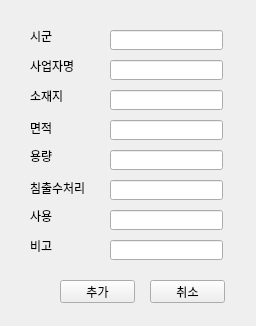
<?xml version="1.0" encoding="UTF-8"?>
<ui version="4.0">
 <class>Form</class>
 <widget class="QWidget" name="Form">
  <property name="geometry">
   <rect>
    <x>0</x>
    <y>0</y>
    <width>256</width>
    <height>326</height>
   </rect>
  </property>
  <property name="windowTitle">
   <string>Form</string>
  </property>
  <widget class="QLabel" name="label_4">
   <property name="geometry">
    <rect>
     <x>30</x>
     <y>120</y>
     <width>41</width>
     <height>16</height>
    </rect>
   </property>
   <property name="text">
    <string>면적</string>
   </property>
  </widget>
  <widget class="QLabel" name="label_7">
   <property name="geometry">
    <rect>
     <x>30</x>
     <y>210</y>
     <width>56</width>
     <height>12</height>
    </rect>
   </property>
   <property name="text">
    <string>사용</string>
   </property>
  </widget>
  <widget class="QLabel" name="label_6">
   <property name="geometry">
    <rect>
     <x>30</x>
     <y>180</y>
     <width>71</width>
     <height>16</height>
    </rect>
   </property>
   <property name="text">
    <string>침출수처리</string>
   </property>
  </widget>
  <widget class="QLineEdit" name="lineEdit_4">
   <property name="geometry">
    <rect>
     <x>110</x>
     <y>120</y>
     <width>113</width>
     <height>20</height>
    </rect>
   </property>
  </widget>
  <widget class="QLineEdit" name="lineEdit_6">
   <property name="geometry">
    <rect>
     <x>110</x>
     <y>180</y>
     <width>113</width>
     <height>20</height>
    </rect>
   </property>
  </widget>
  <widget class="QLabel" name="label_3">
   <property name="geometry">
    <rect>
     <x>30</x>
     <y>90</y>
     <width>56</width>
     <height>12</height>
    </rect>
   </property>
   <property name="text">
    <string>소재지</string>
   </property>
  </widget>
  <widget class="QLabel" name="label_5">
   <property name="geometry">
    <rect>
     <x>30</x>
     <y>150</y>
     <width>56</width>
     <height>12</height>
    </rect>
   </property>
   <property name="text">
    <string>용량</string>
   </property>
  </widget>
  <widget class="QLabel" name="label_8">
   <property name="geometry">
    <rect>
     <x>30</x>
     <y>240</y>
     <width>56</width>
     <height>12</height>
    </rect>
   </property>
   <property name="text">
    <string>비고</string>
   </property>
  </widget>
  <widget class="QLineEdit" name="lineEdit_7">
   <property name="geometry">
    <rect>
     <x>110</x>
     <y>210</y>
     <width>113</width>
     <height>20</height>
    </rect>
   </property>
  </widget>
  <widget class="QLineEdit" name="lineEdit_8">
   <property name="geometry">
    <rect>
     <x>110</x>
     <y>240</y>
     <width>113</width>
     <height>20</height>
    </rect>
   </property>
  </widget>
  <widget class="QLineEdit" name="lineEdit_3">
   <property name="geometry">
    <rect>
     <x>110</x>
     <y>90</y>
     <width>113</width>
     <height>20</height>
    </rect>
   </property>
  </widget>
  <widget class="QLineEdit" name="lineEdit_5">
   <property name="geometry">
    <rect>
     <x>110</x>
     <y>150</y>
     <width>113</width>
     <height>20</height>
    </rect>
   </property>
  </widget>
  <widget class="QLineEdit" name="lineEdit_1">
   <property name="geometry">
    <rect>
     <x>110</x>
     <y>30</y>
     <width>113</width>
     <height>20</height>
    </rect>
   </property>
  </widget>
  <widget class="QLineEdit" name="lineEdit_2">
   <property name="geometry">
    <rect>
     <x>110</x>
     <y>60</y>
     <width>113</width>
     <height>20</height>
    </rect>
   </property>
  </widget>
  <widget class="QLabel" name="label_2">
   <property name="geometry">
    <rect>
     <x>30</x>
     <y>60</y>
     <width>56</width>
     <height>12</height>
    </rect>
   </property>
   <property name="text">
    <string>사업자명</string>
   </property>
  </widget>
  <widget class="QLabel" name="label">
   <property name="geometry">
    <rect>
     <x>30</x>
     <y>30</y>
     <width>56</width>
     <height>12</height>
    </rect>
   </property>
   <property name="text">
    <string>시군</string>
   </property>
  </widget>
  <widget class="QPushButton" name="pushButton">
   <property name="geometry">
    <rect>
     <x>60</x>
     <y>280</y>
     <width>75</width>
     <height>23</height>
    </rect>
   </property>
   <property name="text">
    <string>추가</string>
   </property>
  </widget>
  <widget class="QPushButton" name="pushButton_2">
   <property name="geometry">
    <rect>
     <x>150</x>
     <y>280</y>
     <width>75</width>
     <height>23</height>
    </rect>
   </property>
   <property name="text">
    <string>취소</string>
   </property>
  </widget>
 </widget>
 <resources/>
 <connections/>
</ui>
